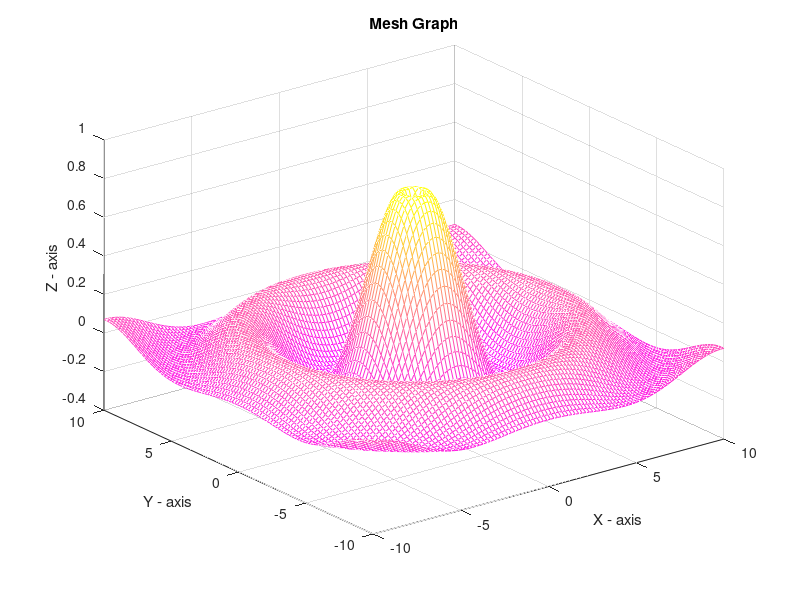
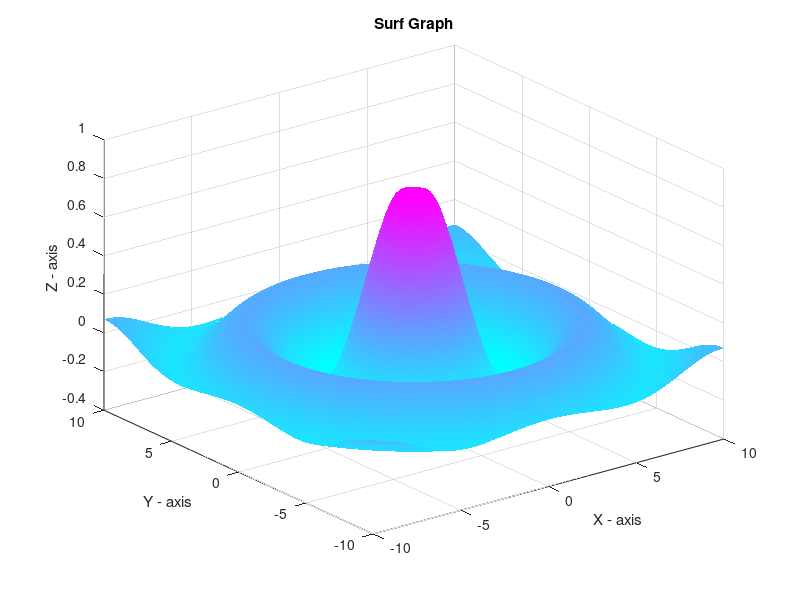

Write MATLAB code to recreate these figures, in order.
clc ; clear ; 
x = linspace(-10,10);
y = linspace(-10,10); 
a = 0.1; 
[X , Y] = meshgrid(x , y); 
Z = (sin(sqrt(X.^2 + Y.^2)))./ (a + sqrt(X.^2 + Y.^2)); 
%Mesh graph
figure(1); 
mesh(X , Y , Z); 
colormap (spring)
shading interp
title("Mesh Graph"); 
xlabel("X - axis"); 
ylabel("Y - axis"); 
zlabel("Z - axis"); 
%Surf graph
figure(2); 
surf(X , Y , Z); 
colormap(cool)
shading interp
title("Surf Graph"); 
xlabel("X - axis"); 
ylabel("Y - axis"); 
zlabel("Z - axis"); 